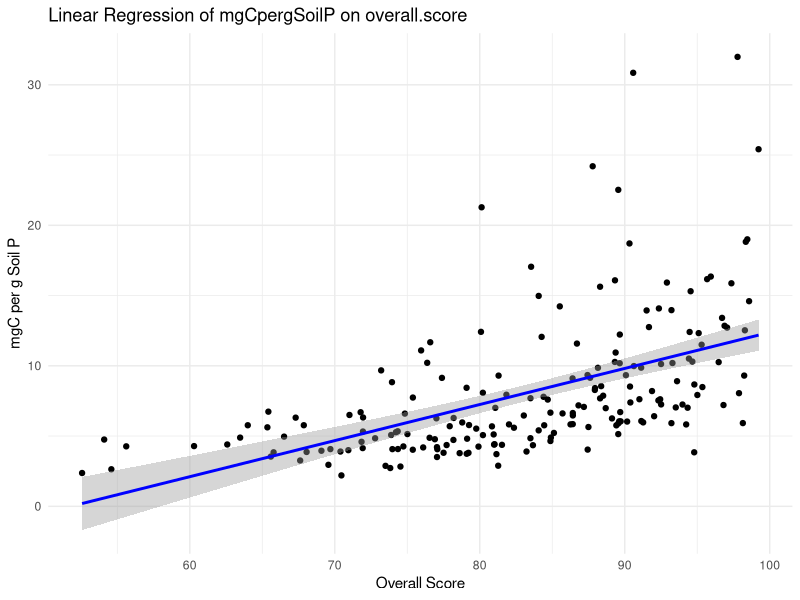
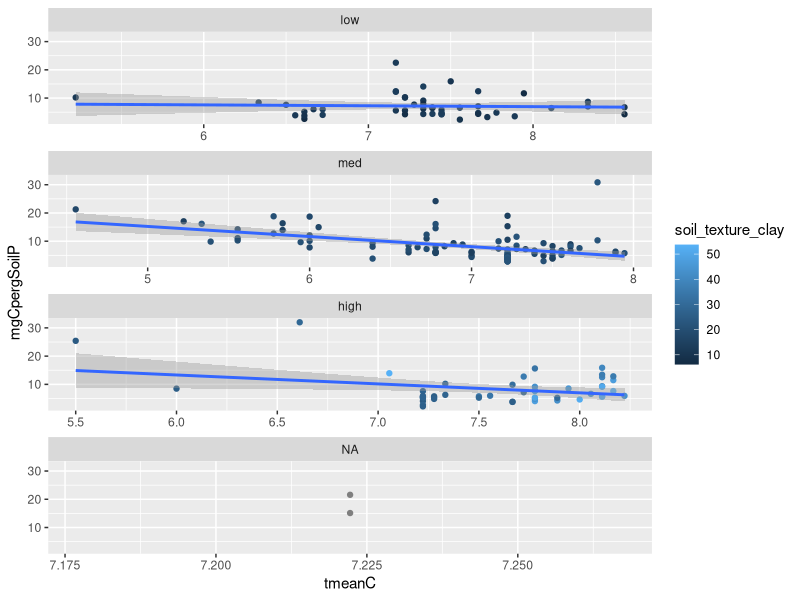
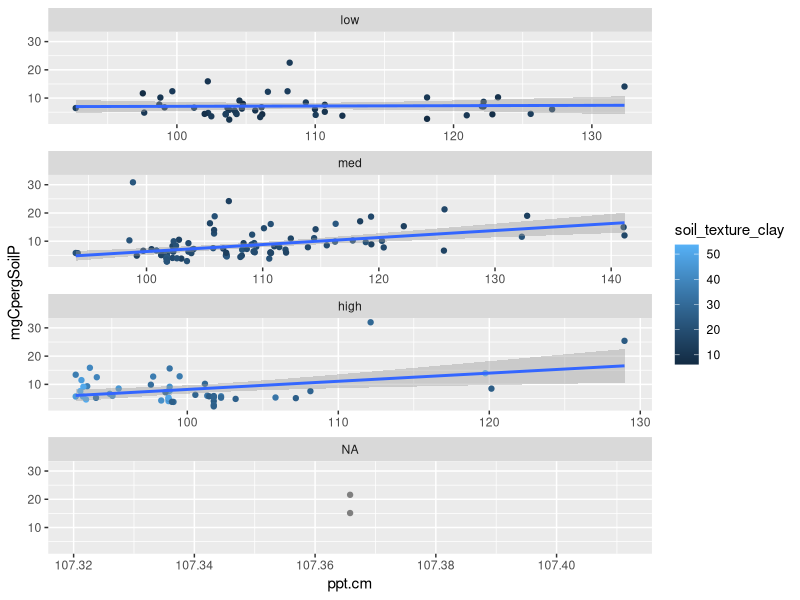
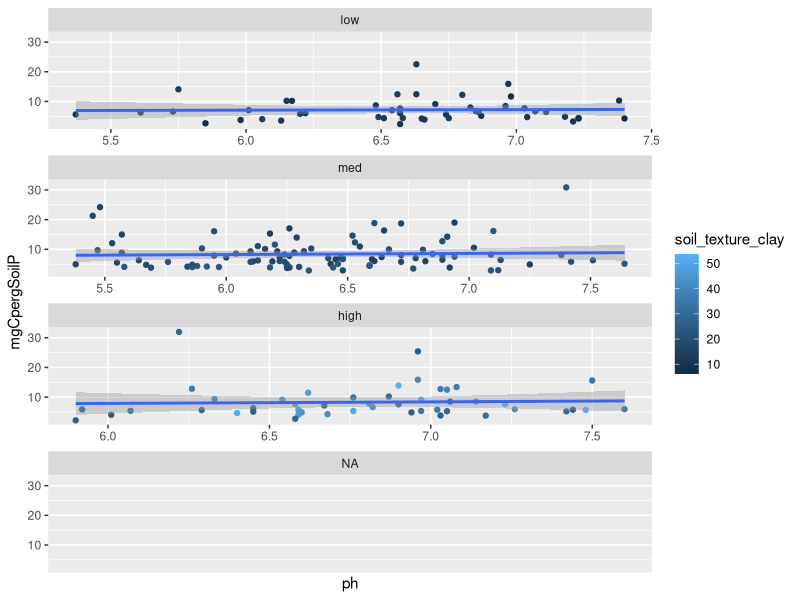
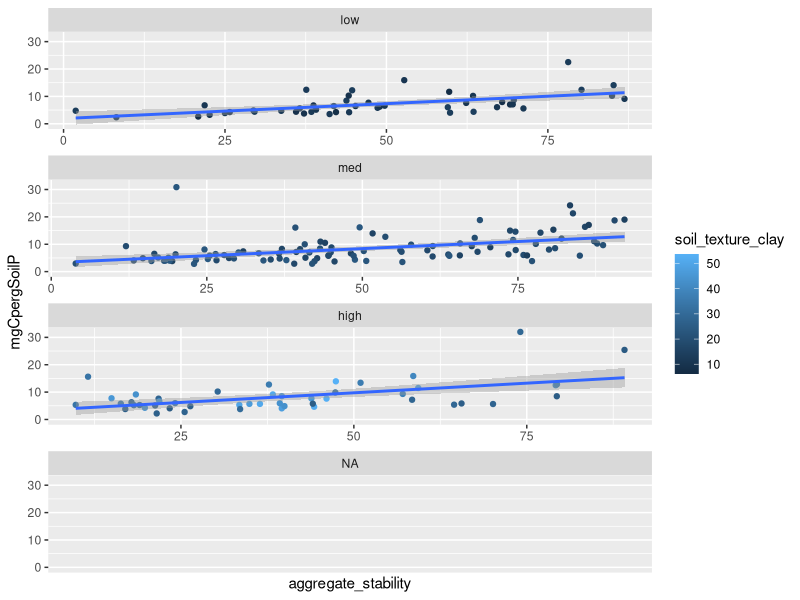
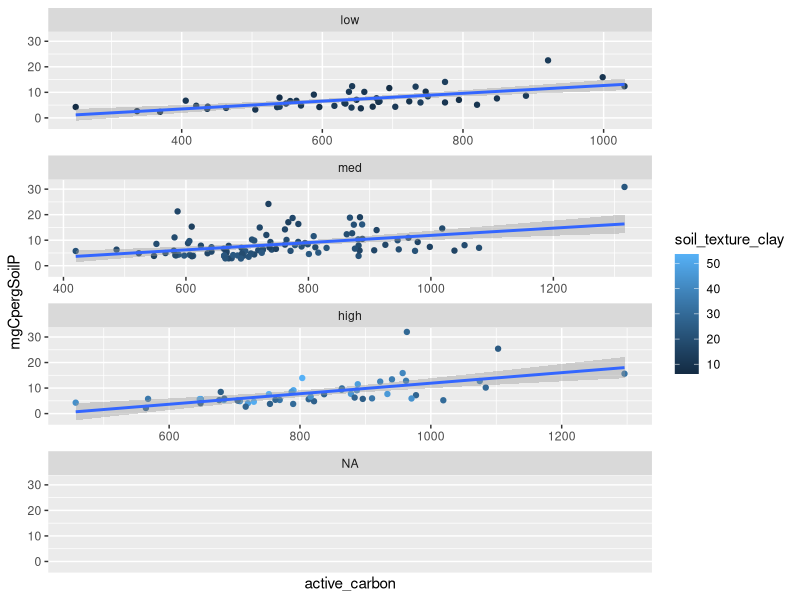
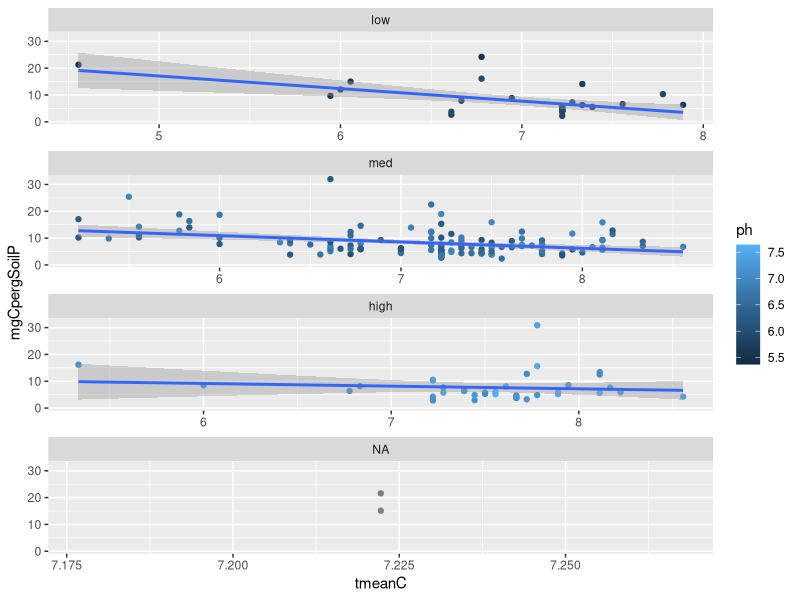
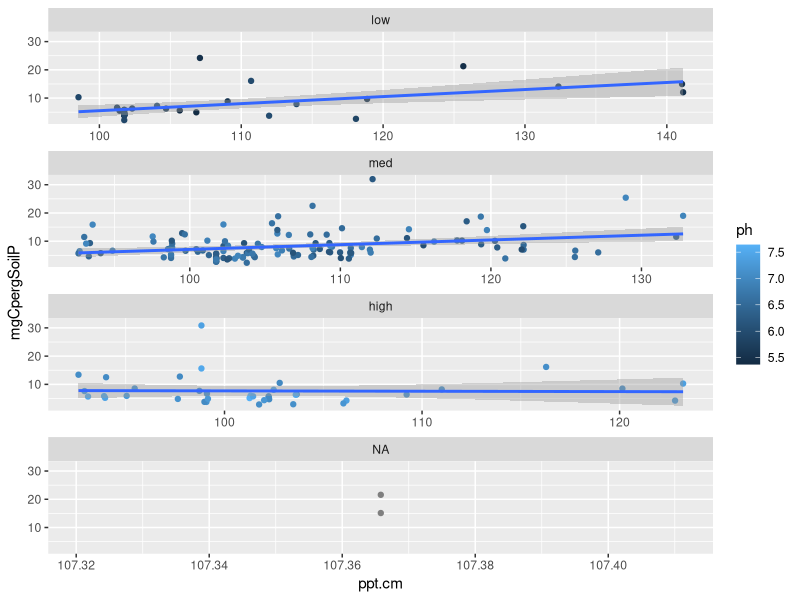

Generate these figures, in order, with R: (Note: this script raises an error after producing the figures.)
#Analyzing data and building linear models with mgPOM as response variable

#setwd("/Users/f003833/Documents/GitHub/FracFarmVT") #caitlin
setwd("C:/Users/F004SPC/Documents/GitHub/FracFarmVT") #erin

#load your libraries
library(tidyverse)
library(ggplot2)
library(dplyr)
library(corrplot)
library(emmeans)
library(nlme)
library(ggeffects)

##call in the analytical data
data <- read.csv("data.csv")
View(data)

#soil heath regression

# Perform linear regression
regression_model <- lm(mgCpergSoilP ~ overall.score, data = data)

# Summarize the regression model
summary(regression_model)

# Create a plot with the regression line
ggplot(data, aes(x = overall.score, y = mgCpergSoilP)) +
  geom_point() +
  geom_smooth(method = "lm", col = "blue") +
  labs(title = "Linear Regression of mgCpergSoilP on overall.score",
       x = "Overall Score",
       y = "mgC per g Soil P") +
  theme_minimal()



#view na for ph: Z1, Z2 are truly NA
missing_ph <- subset(data, is.na(ph) | ph == "")
missing_field_codes <- missing_ph$Field_Code
print(missing_field_codes)

missing_mgCpergSoilP <- subset(data, is.na(mgCpergSoilP) | mgCpergSoilP == "")
missing_field_codes <- missing_mgCpergSoilP$Field_Code
print(missing_field_codes)

#First, graphically explore relationships among independent variables to look for interactions


data <- data %>% 
  mutate(claycategory=cut(soil_texture_clay, breaks=c(-Inf, 14, 24, Inf), labels=c("low","med", "high")))

ggplot(data=data, aes(x=tmeanC, y=mgCpergSoilP, col=soil_texture_clay))+ 
  geom_point()+
  geom_smooth(method=lm)+
  facet_wrap(~ claycategory, ncol=1, scales="free_x")

data <- data %>% 
  mutate(claycategory=cut(soil_texture_clay, breaks=c(-Inf, 14, 24, Inf), labels=c("low","med", "high")))

ggplot(data=data, aes(x=ppt.cm, y=mgCpergSoilP, col=soil_texture_clay))+ 
  geom_point()+
  geom_smooth(method=lm)+
  facet_wrap(~ claycategory, ncol=1, scales="free_x")

data <- data %>% 
  mutate(claycategory=cut(soil_texture_clay, breaks=c(-Inf, 14, 24, Inf), labels=c("low","med", "high")))

ggplot(data=data, aes(x=ph, y=mgCpergSoilP, col=soil_texture_clay))+ 
  geom_point()+
  geom_smooth(method=lm)+
  facet_wrap(~ claycategory, ncol=1, scales="free_x")

data <- data %>% 
  mutate(claycategory=cut(soil_texture_clay, breaks=c(-Inf, 14, 24, Inf), labels=c("low","med", "high")))

ggplot(data=data, aes(x=aggregate_stability, y=mgCpergSoilP, col=soil_texture_clay))+ 
  geom_point()+
  geom_smooth(method=lm)+
  facet_wrap(~ claycategory, ncol=1, scales="free_x")

data <- data %>% 
  mutate(claycategory=cut(soil_texture_clay, breaks=c(-Inf, 14, 24, Inf), labels=c("low","med", "high")))

ggplot(data=data, aes(x=active_carbon, y=mgCpergSoilP, col=soil_texture_clay))+ 
  geom_point()+
  geom_smooth(method=lm)+
  facet_wrap(~ claycategory, ncol=1, scales="free_x")

#more interactions with ph
summary(data$ph)

data <- data %>% 
  mutate(phcategory=cut(ph, breaks=c(-Inf,6,7, Inf), labels=c("low","med","high")))

ggplot(data=data, aes(x=tmeanC, y=mgCpergSoilP, col=ph))+ 
  geom_point()+
  geom_smooth(method=lm)+
  facet_wrap(~ phcategory, ncol=1, scales="free_x")

data <- data %>% 
  mutate(phcategory=cut(ph, breaks=c(-Inf,6,7, Inf), labels=c("low","med","high")))

ggplot(data=data, aes(x=ppt.cm, y=mgCpergSoilP, col=ph))+ 
  geom_point()+
  geom_smooth(method=lm)+
  facet_wrap(~ phcategory, ncol=1, scales="free_x")

data <- data %>% 
  mutate(phcategory=cut(ph, breaks=c(-Inf,6,7, Inf), labels=c("low","med","high")))

ggplot(data=data, aes(x=aggregate_stability, y=mgCpergSoilP, col=ph))+ 
  geom_point()+
  geom_smooth(method=lm)+
  facet_wrap(~ phcategory, ncol=1, scales="free_x")

data <- data %>% 
  mutate(phcategory=cut(ph, breaks=c(-Inf,6,7, Inf), labels=c("low","med","high")))

ggplot(data=data, aes(x=soil_texture_clay, y=mgCpergSoilP, col=ph))+ 
  geom_point()+
  geom_smooth(method=lm)+
  facet_wrap(~ phcategory, ncol=1, scales="free_x")

data <- data %>% 
  mutate(phcategory=cut(ph, breaks=c(-Inf,6,7, Inf), labels=c("low","med","high")))

ggplot(data=data, aes(x=active_carbon, y=mgCpergSoilP, col=ph))+ 
  geom_point()+
  geom_smooth(method=lm)+
  facet_wrap(~ phcategory, ncol=1, scales="free_x")

#interactions with ppt

data <- data %>% 
  mutate(pptcategory=cut(ppt.cm, breaks=c(-Inf,101.4, 110.0, Inf), labels=c("low","med","high")))

ggplot(data=data, aes(x=tmeanC, y=mgCpergSoilP, col=ppt.cm))+ 
  geom_point()+
  geom_smooth(method=lm)+
  facet_wrap(~ pptcategory, ncol=1, scales="free_x")


data <- data %>% 
  mutate(pptcategory=cut(ppt.cm, breaks=c(-Inf,101.4, 110.0, Inf), labels=c("low","med","high")))

ggplot(data=data, aes(x=aggregate_stability, y=mgCpergSoilP, col=ppt.cm))+ 
  geom_point()+
  geom_smooth(method=lm)+
  facet_wrap(~ pptcategory, ncol=1, scales="free_x")

summary(data$ppt.cm)
data <- data %>% 
  mutate(pptcategory=cut(ppt.cm, breaks=c(-Inf,101.4, 110.0, Inf), labels=c("low","med","high")))

ggplot(data=data, aes(x=tmeanC, y=mgCpergSoilP, col=ppt.cm))+ 
  geom_point()+
  geom_smooth(method=lm)+
  facet_wrap(~ pptcategory, ncol=1, scales="free_x")


data <- data %>% 
  mutate(pptcategory=cut(ppt.cm, breaks=c(-Inf,101.4, 110.0, Inf), labels=c("low","med","high")))

ggplot(data=data, aes(x=active_carbon, y=mgCpergSoilP, col=ppt.cm))+ 
  geom_point()+
  geom_smooth(method=lm)+
  facet_wrap(~ pptcategory, ncol=1, scales="free_x")

#interactions with aggregate stability
summary(data$aggregate_stability)

data <- data %>% 
  mutate(agStcategory=cut(aggregate_stability, breaks=c(-Inf,29.3, 65.6, Inf), labels=c("low","med","high")))

ggplot(data=data, aes(x=ph, y=mgCpergSoilP, col=aggregate_stability))+ 
  geom_point()+
  geom_smooth(method=lm)+
  facet_wrap(~ agStcategory, ncol=1, scales="free_x")

data <- data %>% 
  mutate(agStcategory=cut(aggregate_stability, breaks=c(-Inf,29.3, 65.6, Inf), labels=c("low","med","high")))

ggplot(data=data, aes(x=ppt.cm, y=mgCpergSoilP, col=aggregate_stability))+ 
  geom_point()+
  geom_smooth(method=lm)+
  facet_wrap(~ agStcategory, ncol=1, scales="free_x")

data <- data %>% 
  mutate(agStcategory=cut(aggregate_stability, breaks=c(-Inf,29.3, 65.6, Inf), labels=c("low","med","high")))

ggplot(data=data, aes(x=tmeanC, y=mgCpergSoilP, col=aggregate_stability))+ 
  geom_point()+
  geom_smooth(method=lm)+
  facet_wrap(~ agStcategory, ncol=1, scales="free_x")

data <- data %>% 
  mutate(agStcategory=cut(aggregate_stability, breaks=c(-Inf,29.3, 65.6, Inf), labels=c("low","med","high")))

ggplot(data=data, aes(x=soil_texture_clay, y=mgCpergSoilP, col=aggregate_stability))+ 
  geom_point()+
  geom_smooth(method=lm)+
  facet_wrap(~ agStcategory, ncol=1, scales="free_x")

data <- data %>% 
  mutate(agStcategory=cut(aggregate_stability, breaks=c(-Inf,29.3, 65.6, Inf), labels=c("low","med","high")))

ggplot(data=data, aes(x=active_carbon, y=mgCpergSoilP, col=aggregate_stability))+ 
  geom_point()+
  geom_smooth(method=lm)+
  facet_wrap(~ agStcategory, ncol=1, scales="free_x")

#tmeanC and active carbon
summary(data$tmeanC)

data <- data %>% 
  mutate(tmeanCcategory=cut(tmeanC, breaks=c(-Inf,6.8, 7.6, Inf), labels=c("low","med","high")))

ggplot(data=data, aes(x=active_carbon, y=mgCpergSoilP, col=tmeanC))+ 
  geom_point()+
  geom_smooth(method=lm)+
  facet_wrap(~ tmeanCcategory, ncol=1, scales="free_x")

#Models
#Correlation plot
cordata <- cor(data[,c("mgCpergSoilP","ph","ppt.cm","tmeanC","aggregate_stability","soil_texture_clay","active_carbon")], use="pairwise.complete.obs", method="pearson")
corrplot(cordata)

##Linear Mixed Model for dependent variable (mgCpergSoilP)
#test without random effect, because only one value per field

m1P=gls(mgCpergSoilP~ppt.cm*tmeanC+soil_texture_clay+
          aggregate_stability+active_carbon+ 
          ph, data=data, na.action=na.exclude, method="ML")
summary(m1P)

m2P=gls(mgCpergSoilP~ppt.cm*tmeanC+soil_texture_clay+
          +aggregate_stability+active_carbon, data=data, na.action=na.exclude, method="ML")
summary(m2P)
anova(m1P, m2P)

m3P=gls(mgCpergSoilP~ppt.cm*tmeanC
           +aggregate_stability+active_carbon 
        , data=data, na.action=na.exclude, method="ML")
summary(m3P)
anova(m2P,m3P)

#check assumptions, distrubution of residuals
#final model should use REML
m3P=gls(mgCpergSoilP~ppt.cm*tmeanC
        +aggregate_stability+active_carbon,
        data=data, na.action=na.exclude, method="REML") 
summary(m3P)

F_Final <- fitted(m3P)
R_Final <- residuals(m3P, type = "pearson", scaled = TRUE)
N = !is.na(data$mgCpergSoilP)
Rfull <- NA
Rfull[N] <- R_Final
op <- par(mfrow = c(2,2), mar = c(5,4,1,1))  
plot(F_Final, R_Final)
hist(Rfull)
plot(Rfull ~ data$aggregate_stability)
plot(Rfull ~ data$soil_texture_clay)
plot(Rfull ~ data$active_carbon)
plot(Rfull ~ data$tmeanC)
plot(Rfull ~ data$ppt.cm)
plot(Rfull ~ data$ph)
par(op)

#partial residuals to test that the relationship is linear
#do these for each of the significant predictors (do green and red lines match?)

op <- par(mfrow = c(2,2), mar = c(5,4,1,1)) #this makes it so all the graphs are plotted in the same window (a 2 x 2 grid)

ppt.cm.c <- summary(m3P)$coefficients[2] #predictor coefficient
ppt.cm.pr <- Rfull + ppt.cm.c*data$ppt.cm  #Residuals + pred coef * predictor value
{scatter.smooth(data$ppt.cm, ppt.cm.pr, 
                lpars = list(col = "green", lwd = 3, lty = 3)) #residual loess
  abline(lm(ppt.cm.c*data$ppt.cm ~ data$ppt.cm), col = "red")} 

soil_texture_clay.c <- summary(m3P)$coefficients[3] #predictor coefficient
soil_texture_clay.pr <- Rfull + soil_texture_clay.c*data$soil_texture_clay  #Residuals + pred coef * predictor value
{scatter.smooth(data$soil_texture_clay, soil_texture_clay.pr, 
                lpars = list(col = "green", lwd = 3, lty = 3)) #residual loess
  abline(lm(soil_texture_clay.c*data$soil_texture_clay ~ data$soil_texture_clay), col = "red")} 

aggregate_stability.c <- summary(m3P)$coefficients[5] #predictor coefficient
aggregate_stability.pr <- Rfull + aggregate_stability.c*data$aggregate_stability  #Residuals + pred coef * predictor value
{scatter.smooth(data$aggregate_stability, aggregate_stability.pr, 
                lpars = list(col = "green", lwd = 3, lty = 3)) #residual loess
  abline(lm(aggregate_stability.c*data$aggregate_stability ~ data$aggregate_stability), col = "red")} 

active_carbon.c <- summary(m3P)$coefficients[6] #predictor coefficient
active_carbon.pr <- Rfull + active_carbon.c*data$active_carbon  #Residuals + pred coef * predictor value
{scatter.smooth(data$active_carbon, active_carbon.pr, 
                lpars = list(col = "green", lwd = 3, lty = 3)) #residual loess
  abline(lm(active_carbon.c*data$active_carbon ~ data$active_carbon), col = "red")} 

par(op)

#Visualize significant relationships

#own_theme below sets ggplot parameters for how plots should look. 
own_theme <- theme_bw(base_size = 11) +
  theme(rect = element_blank(),
        axis.ticks = element_line(color = "black"),
        axis.text = element_text(color = "black"),
        axis.line = element_line(color = "black"),
        panel.grid.minor = element_blank())

#ppt and tmeanC, option 1
summary(data$ppt.cm)
summary(data$tmeanC)

pred_pptC <- ggpredict(m3P, terms = c("ppt.cm", "tmeanC[6.8,7.5]"))
pred_pptC$tmean_group <- pred_pptC$group
levels(pred_pptC$tmean_group) <- c("low (4.5-7.2)",  
                                   "high (7.2-8.6)")
data <- data %>%
  drop_na(tmeanC) %>% 
  dplyr::mutate(tmean_group = cut(tmeanC, breaks = c(4.5,7.2,8.6)))

levels(data$tmean_group) <- c("low (4.5-7.2)",  
                              "high (7.2-8.6)")

mgPOM_pptC <-data %>% 
  ggplot() +
  geom_point(aes(x = ppt.cm, y = mgCpergSoilP, col = tmean_group), #plot your data
             size = 1.5, alpha = 0.5) +
  geom_line(pred_pptC, mapping = aes(x=x, y=predicted, col = tmean_group), #plot the model's prediction (based on linear )
            lwd = 1) +
  own_theme+
  #theme(legend.position = "none") +
  scale_y_continuous(expression("mg C in POM per g soil")) +
  scale_x_continuous(expression("Mean Annual Precipitation (cm)"),
                     label = scales::comma) +
  scale_color_manual(values = c("blue", "red")) # adjust colors if needed

mgPOM_pptC

ggsave("mgPOM_ppt_tmeanC.jpeg", width = 4, height = 3)


#ppt and tmeanC, option 2
summary(data$ppt.cm)
pred_tmeanppt <- ggpredict(m3P, terms = c("tmeanC","ppt.cm[101,110]"))
pred_tmeanppt$ppt_group <- pred_tmeanppt$group
levels(pred_tmeanppt$ppt_group) <- c("low (92-104)",  
                                   "high (104-142)")

data <- data %>%
  drop_na(ppt.cm) %>% 
   dplyr::mutate(ppt_group = cut(ppt.cm, breaks = c(92,104,142)))

 levels(data$ppt_group) <- c("low (92-104)",  
                            "high (104-142)")
 mgPOM_tmeanppt <-data %>% 
   ggplot() +
   geom_point(aes(x = tmeanC, y = mgCpergSoilP, col = ppt_group), #plot your data
              size = 1.5, alpha = 0.5) +
   geom_line(pred_tmeanppt, mapping = aes(x=x, y=predicted, col = ppt_group), #plot the model's prediction (based on linear )
             lwd = 1) +
   own_theme+
   #theme(legend.position = "none") +
   scale_y_continuous(expression("mg C in POM per g soil")) +
   scale_x_continuous(expression("Mean Annual Temperature(C)"),
                      label = scales::comma) +
   scale_color_manual(values = c("blue", "red")) # adjust colors if needed
 
 mgPOM_tmeanppt

#for agg stability 
pred_aggregate_stability <- ggpredict(m3P, terms = c("aggregate_stability"))
mgPOM_aggregate_stability <-data %>% 
  ggplot() +
  geom_point(aes(x = aggregate_stability, y = mgCpergSoilP), #plot your data
             size = 1.5, alpha = 0.5) +
  geom_line(pred_aggregate_stability, mapping = aes(x=x, y=predicted), #plot the model's prediction (based on linear )
            lwd = 1) +
  own_theme+
  theme(legend.position = "none") +
  scale_y_continuous(expression("mg C in POM per g soil"))+
  scale_x_continuous(expression("aggregate stability"),
                     label = scales::comma) 

mgPOM_aggregate_stability
ggsave("mgPOM_aggregate_stability.jpeg", width = 4, height = 3)

#Active Carbon
pred_active_carbon <- ggpredict(m3P, terms = c("active_carbon"))
mgPOM_active_carbon <-data %>% 
  ggplot() +
  geom_point(aes(x = active_carbon, y = mgCpergSoilP), #plot your data
             size = 1.5, alpha = 0.5) +
  geom_line(pred_active_carbon, mapping = aes(x=x, y=predicted), #plot the model's prediction (based on linear )
            lwd = 1) +
  own_theme+
  theme(legend.position = "none") +
  scale_y_continuous(expression("mg C in POM per g soil"))+
  scale_x_continuous(expression("active carbon"),
                     label = scales::comma) 

mgPOM_active_carbon

#ppt on own
pred_ppt <- ggpredict(m3P, terms = c("ppt.cm"))
mgPOM_ppt <-data %>% 
  ggplot() +
  geom_point(aes(x = ppt.cm, y = mgCpergSoilP), #plot your data
             size = 1.5, alpha = 0.5) +
  geom_line(pred_ppt, mapping = aes(x=x, y=predicted), #plot the model's prediction (based on linear )
            lwd = 1) +
  own_theme+
  theme(legend.position = "none") +
  scale_y_continuous(expression("mg C in POM per g soil"))+
  scale_x_continuous(expression("mean annual precipitation (cm)"),
                     label = scales::comma) 

mgPOM_ppt

#tmeanC on own
pred_temp <- ggpredict(m3P, terms = c("tmeanC"))
mgPOM_temp <-data %>% 
  ggplot() +
  geom_point(aes(x = tmeanC, y = mgCpergSoilP), #plot your data
             size = 1.5, alpha = 0.5) +
  geom_line(pred_temp, mapping = aes(x=x, y=predicted), #plot the model's prediction (based on linear )
            lwd = 1) +
  own_theme+
  theme(legend.position = "none") +
  scale_y_continuous(expression("mg C in POM per g soil"))+
  scale_x_continuous(expression("mean annual temperature (C)"),
                     label = scales::comma) 

mgPOM_temp


# Create a violin plot with individual data points
ggplot(data, aes(x = Type.x, y = mgCpergSoilP)) +
  geom_violin(trim = FALSE, fill = "lightblue") +  # Create the violin plot
  geom_jitter(width = 0.2, size = 1, color = "darkblue") +  # Add jittered points
  labs(title = "Distribution of mg POM by Field Type",
       x = "Field Type",
       y = "mgC per g Soil POM") +
  theme_minimal()  # Apply a minimal theme for a clean look   

# Create a violin plot with individual data points and mean line
ggplot(data, aes(x = Type.x, y = mgCpergSoilP, color = Type.x, fill = Type.x)) +
  geom_violin(trim = FALSE, alpha = 0.5) +  # Create the violin plot with semi-transparent fill
  geom_jitter(width = 0.2, size = 1) +  # Add jittered points
  stat_summary(fun = mean, geom = "point", shape = 23, size = 2, color = "black", fill = "yellow") +  # Add mean points
  labs(title = "Distribution of mgCpergSoilP by Field Type",
       x = "Field Type",
       y = "mgC per g Soil POM") +
  theme_minimal()  # Apply a minimal theme for a clean look



# Define the rsquared_gls function for model m3P
rsquared_gls_m3P <- function(model) {
  # Extract fitted values
  fitted_values <- fitted(model)
  
  # Extract response variable name
  response_variable <- as.character(formula(model)[[2]])
  
  # Extract response values from the original dataset used in the model fitting
  response_values <- model$data[[response_variable]]
  
  # Ensure the response variable is numeric
  if (!is.numeric(response_values)) {
    response_values <- as.numeric(as.character(response_values))
  }
  
  # Debugging: Print initial response values and fitted values
  cat("Initial response values:\n")
  print(response_values)
  cat("Fitted values:\n")
  print(fitted_values)
  
  # Ensure no NA values are in the response values or fitted values
  valid_indices <- !is.na(response_values) & !is.na(fitted_values)
  response_values <- response_values[valid_indices]
  fitted_values <- fitted_values[valid_indices]
  
  # Debugging: Print cleaned response values and fitted values
  cat("Cleaned response values:\n")
  print(response_values)
  cat("Fitted values:\n")
  print(fitted_values)
  
  # Verify lengths of response values and fitted values
  if (length(response_values) != length(fitted_values)) {
    stop("Length mismatch between response values and fitted values")
  }
  
  # Calculate residuals
  residuals <- response_values - fitted_values
  
  # Calculate the sum of squared residuals
  ss_res <- sum(residuals^2)
  
  # Calculate the total sum of squares
  ss_tot <- sum((response_values - mean(response_values))^2)
  
  # Debugging: Print sum of squared residuals and total sum of squares
  cat("SS_res:", ss_res, "\n")
  cat("SS_tot:", ss_tot, "\n")
  
  # Check for zero variance in response values
  if (ss_tot == 0) {
    warning("Total sum of squares is zero, resulting in NaN R-squared")
    return(NaN)
  }
  
  # Calculate R-squared
  rsq <- 1 - (ss_res / ss_tot)
  
  return(rsq)
}

# Calculate and print R-squared for model m3P
rsquared_value_m3P <- rsquared_gls_m3P(m3P)
print(rsquared_value_m3P)
